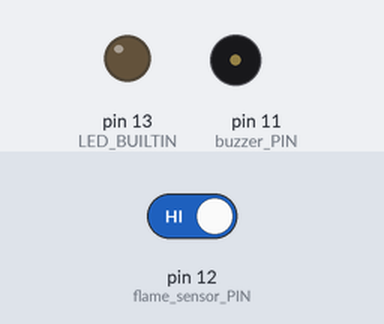
A sketch run on a simulated Arduino Uno, built with avr-gcc and run on an emulated ATmega328P. On the bench: output pins drawn as LEDs (lit = HIGH), buzzer (waves = sounding). Inputs (shaded band) come from the test bench; at power-on: pin 12 (flame_sensor_PIN) HIGH. Pins used as bus, display or sensor lines are not drawn.

Above: at 2.8 s.
2.9 s: pin 12 (flame_sensor_PIN) driven LOW
At 3.5 s:
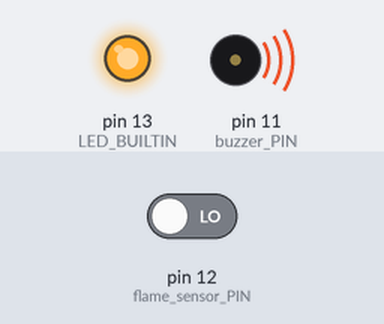
4.5 s: pin 12 (flame_sensor_PIN) driven HIGH
At 6.2 s:
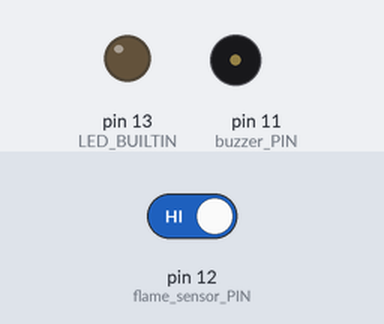
Timing chart, 0 to 7.7 s (numbered marks = the images above; inputs shaded):
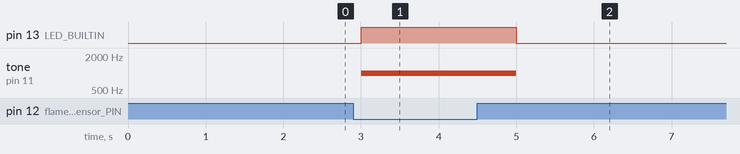

The sketch:

fire_alarm.ino
```cpp
#include <Arduino.h>

// comment out this line, if you want to show logs:
#define NDEBUG

#ifdef NDEBUG
#define LOG(...)
#define LOGLN(...)
#else
#define LOG(...) Serial.print(__VA_ARGS__)
#define LOGLN(...) Serial.println(__VA_ARGS__)
#endif

uint8_t buzzer_PIN = 11;       //设置蜂鸣器的数字引脚为8
uint8_t flame_sensor_PIN = 12; //设置火焰传感器的数字引脚为4
uint8_t flame_detected;       //定义一个变量
// int flame_sensor_A0 = 0;

// // 休眠
// void go_poweroff()
// {
//     LOGLN("go to sleep!!!");
//     ESP.deepSleep(10e6); // 10 seconds
// }

void setup() //初始化
{
    Serial.begin(115200);
    pinMode(buzzer_PIN, OUTPUT);      //将8号引脚设置为输出信号
    pinMode(LED_BUILTIN, OUTPUT);     //将13号引脚设置为输出信号
    pinMode(flame_sensor_PIN, INPUT); //将4号引脚设置为输入信号
    digitalWrite(buzzer_PIN, LOW);
}

void loop()
{
    flame_detected = digitalRead(flame_sensor_PIN);
    // flame_sensor_A0 = analogRead(A0);
    // LOGLN(flame_sensor_A0);
    // LOGLN(flame_detected);
    //读取火焰传感器的数字输出并将其存储在变量“flame_detected”中。
    if (flame_detected == 0)
    {
        LOGLN("Flame detected...! take action immediately.");
        digitalWrite(buzzer_PIN, HIGH);
        tone(buzzer_PIN, 1000); //将8号数字引脚的输出设置为1000Hz频率，蜂鸣器触发
        digitalWrite(LED_BUILTIN, HIGH);
    }
    else
    {
        LOGLN("No flame detected. stay cool");
        digitalWrite(buzzer_PIN, LOW);
        noTone(buzzer_PIN);
        digitalWrite(LED_BUILTIN, LOW);
    }
    delay(1000);
    // go_poweroff();
}
```

Measured:
- after the input at 2.9 s, pin 13 (LED_BUILTIN): LOW → HIGH after 0.10 s; tone on pin 11 (buzzer_PIN): silent → 1000 Hz after 0.10 s
- after the input at 4.5 s, pin 13 (LED_BUILTIN): HIGH → LOW after 0.50 s; tone on pin 11 (buzzer_PIN): 1000 Hz → silent after 0.50 s
